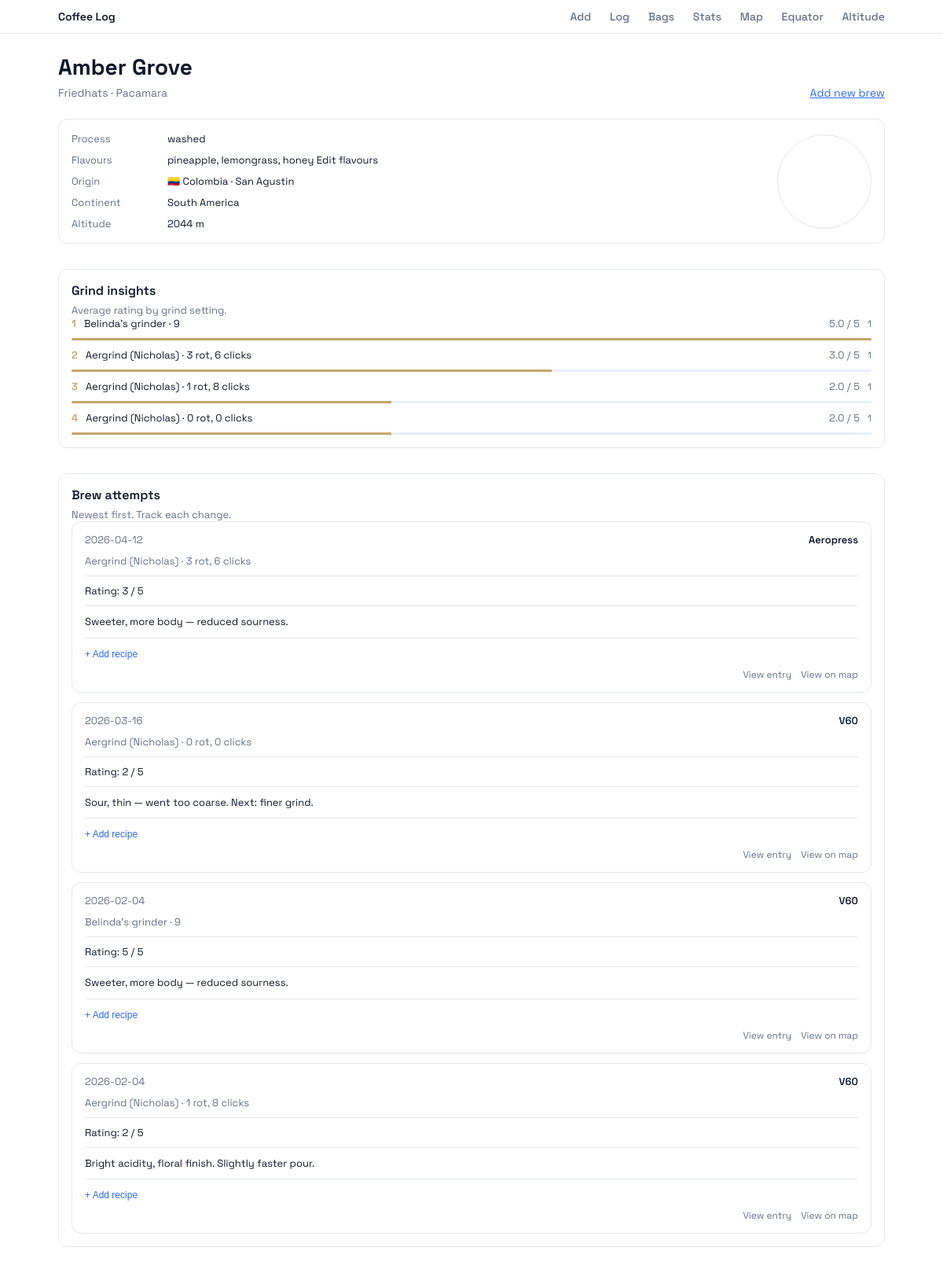
The page /bags/2 on the database its author committed.
### tables this page shows
CREATE TABLE bags (
    id INTEGER PRIMARY KEY AUTOINCREMENT,
    coffee_name TEXT NOT NULL,
    brand TEXT NOT NULL,
    varietal TEXT,
    flavours TEXT,
    country TEXT,
    location TEXT,
    process TEXT,
    latitude REAL,
    longitude REAL,
    altitude_m INTEGER,
    continent TEXT,
    photo_path TEXT,
    created_at TEXT NOT NULL
);

CREATE TABLE brews (
    id INTEGER PRIMARY KEY AUTOINCREMENT,
    bag_id INTEGER NOT NULL,
    date TEXT NOT NULL,
    rating INTEGER NOT NULL CHECK (rating BETWEEN 1 AND 5),
    brew_style TEXT NOT NULL,
    grinder TEXT NOT NULL,
    grind_setting TEXT NOT NULL,
    notes TEXT,
    dose_g REAL,
    water_ml INTEGER,
    temp_c REAL,
    total_brew_s INTEGER,
    pour_time_s INTEGER,
    bloom_water_ml INTEGER,
    bloom_time_s INTEGER,
    agitation TEXT,
    recipe_notes TEXT,
    created_at TEXT NOT NULL,
    FOREIGN KEY (bag_id) REFERENCES bags(id) ON DELETE CASCADE
);

### app.py (the view)
@app.route("/bags/<int:bag_id>")
def bag_detail(bag_id: int) -> Any:
    init_db()
    bag = fetch_bag_detail(bag_id)
    if not bag:
        flash("Bag not found.", "error")
        return redirect(url_for("bags_view"))
    brews = fetch_brews_for_bag(bag_id)
    grind_insights = fetch_grind_insights(bag_id)
    latest_brew_id = brews[0]["id"] if brews else None
    return render_template(
        "bag_detail.html",
        bag=bag,
        brews=brews,
        grind_insights=grind_insights,
        latest_brew_id=latest_brew_id,
    )

### app.py (called while the page is built)
def emoji_flag(country_code: str) -> str:
    return "".join(chr(127397 + ord(char)) for char in country_code.upper())

def flag_for_country(country: str | None) -> str | None:
    if not country:
        return None
    code = COUNTRY_CODES.get(country)
    if not code:
        return None
    return emoji_flag(code)

@app.context_processor
def inject_country_flags() -> dict[str, Any]:
    return {
        "country_flags": {
            country: flag_for_country(country) for country in COUNTRY_CODES.keys()
        }
    }

@app.template_filter("flag_country")
def flag_country(country: str) -> str:
    flag = flag_for_country(country)
    if not flag:
        return country
    return f"{flag} {country}"

@app.template_filter("format_latlon")
def format_latlon(value: float | None) -> str:
    if value is None:
        return ""
    return f"{value:.5f}"

@app.template_filter("format_grind")
def format_grind_setting(value: str, grinder: str | None = None) -> str:
    if not value:
        return ""
    if grinder == "Aergrind (Nicholas)":
        parts = value.replace("|", "-").split("-")
        if len(parts) == 2 and parts[0].isdigit() and parts[1].isdigit():
            rotation = int(parts[0])
            clicks = int(parts[1])
            return f"{rotation} rot, {clicks} clicks"
    return value

@app.template_filter("has_recipe")
def has_recipe(brew: sqlite3.Row | dict[str, Any]) -> bool:
    fields = [
        "dose_g",
        "water_ml",
        "temp_c",
        "total_brew_s",
        "pour_time_s",
        "bloom_water_ml",
        "bloom_time_s",
        "agitation",
        "recipe_notes",
    ]
    for field in fields:
        if isinstance(brew, sqlite3.Row):
            try:
                value = brew[field]
            except (IndexError, KeyError):
                continue
        else:
            value = brew.get(field)
        if value not in (None, ""):
            return True
    return False

def get_db() -> sqlite3.Connection:
    conn = sqlite3.connect(DATABASE)
    conn.row_factory = sqlite3.Row
    return conn

def init_db() -> None:
    conn = get_db()
    conn.executescript(SCHEMA_SQL)
    migrate_bags_schema(conn)
    migrate_brews_schema(conn)
    conn.commit()
    conn.close()

def fetch_bag_detail(bag_id: int) -> sqlite3.Row | None:
    conn = get_db()
    row = conn.execute(
        "SELECT * FROM bags WHERE id = ?",
        (bag_id,),
    ).fetchone()
    conn.close()
    return row

### templates/bag_detail.html (shortened to what this page needs)
{% extends "base.html" %}
{% block content %}
<section class="page-header">
  <div>
    <h1>{{ bag.coffee_name }}</h1>
    <p>{{ bag.brand }}{% if bag.varietal %} · {{ bag.varietal }}{% endif %}</p>
  </div>
  <a class="primary" href="{{ url_for('add_coffee') }}?bag_id={{ bag.id }}">Add new brew</a>
</section>
<section class="card bag-summary">
  <div class="bag-summary-info">
    <div class="detail-row">
      <span class="detail-label">Process</span>
      <span class="detail-value">{{ bag.process or "—" }}</span>
    </div>
    <div class="detail-row">
      <span class="detail-label">Flavours</span>
      <span class="detail-value">
        {% if bag.flavours %}
          {{ bag.flavours }}
        {% endif %}
        <a class="value-link" href="#" id="add-flavours-link">
          {% if bag.flavours %}Edit flavours{% else %}Add flavours{% endif %}
        </a>
      </span>
    </div>
    <div class="detail-row">
      <span class="detail-label">Origin</span>
      <span class="detail-value">
        {% if bag.country %}{{ bag.country|flag_country }}{% endif %}
        {% if bag.location %} · {{ bag.location }}{% endif %}
      </span>
    </div>
    <div class="detail-row">
      <span class="detail-label">Continent</span>
      <span class="detail-value">{{ bag.continent or "Unknown" }}</span>
    </div>
    <div class="detail-row">
      <span class="detail-label">Altitude</span>
      <span class="detail-value">
        {% if bag.altitude_m %}{{ bag.altitude_m }} m{% else %}—{% endif %}
      </span>
    </div>
  </div>
  {% if bag.latitude and bag.longitude %}
    <div
      class="origin-map"
      role="button"
      tabindex="0"
      aria-label="View coffee on map"
      data-lat="{{ bag.latitude|format_latlon }}"
      data-lon="{{ bag.longitude|format_latlon }}"
      data-id="{{ latest_brew_id }}"
      data-rating="{{ brews[0].rating if brews else 3 }}"
    ></div>
  {% endif %}
</section>
{% if grind_insights %}
  <section class="card grind-insights">
    <div class="section-header">
      <h3>Grind insights</h3>
      <p>Average rating by grind setting.</p>
    </div>
    <div class="ranked-list">
      {% for item in grind_insights %}
        <div class="ranked-row">
          <span class="ranked-rank">{{ loop.index }}</span>
          <span class="ranked-name">
            {{ item.grinder }} · {{ item.grind_setting|format_grind(item.grinder) }}
          </span>
          <span class="ranked-meta">{{ "%.1f"|format(item.avg_rating) }} / 5</span>
          <span class="ranked-count">{{ item.n }}</span>
          <span class="ranked-bar">
            <span style="width: {{ (item.avg_rating / 5 * 100) | round(0) }}%"></span>
          </span>
        </div>
      {% endfor %}
    </div>
  </section>
{% endif %}
<section class="card brew-list">
  <div class="section-header">
    <h3>Brew attempts</h3>
    <p>Newest first. Track each change.</p>
  </div>
  <div class="stats-detail-list">
    {% for brew in brews %}
      <article class="brew-entry">
        <header class="brew-entry-header">
          <span class="brew-entry-date">{{ brew.date }}</span>
          <span class="brew-entry-style">{{ brew.brew_style }}</span>
        </header>
        <div class="brew-entry-block brew-entry-grind">
          {{ brew.grinder }} · {{ brew.grind_setting|format_grind(brew.grinder) }}
        </div>
        <div class="brew-entry-block brew-entry-rating">Rating: {{ brew.rating }} / 5</div>
        {% if brew.notes %}
          <div class="brew-entry-block brew-entry-notes notes-block">
            <p class="notes-text">{{ brew.notes }}</p>
          </div>
        {% endif %}
        <div class="brew-entry-block brew-entry-recipe">
          {% if brew|has_recipe %}
            <div class="recipe-summary-line">Recipe: {{ brew|recipe_summary }}</div>
            <details class="recipe-details">
              <summary>Details</summary>
              <div class="recipe-details-body">
                {% if brew.bloom_time_s or brew.bloom_water_ml %}
                  <p>Bloom: {{ brew.bloom_water_ml or "—" }} ml · {{ brew.bloom_time_s|format_duration }}</p>
                {% endif %}
                {% if brew.pour_time_s %}
                  <p>Pour time: {{ brew.pour_time_s|format_duration }}</p>
                {% endif %}
                {% if brew.agitation %}
                  <p>Agitation: {{ brew.agitation }}</p>
                {% endif %}
                {% if brew.recipe_notes %}
                  <p>{{ brew.recipe_notes }}</p>
                {% endif %}
              </div>
            </details>
          {% else %}
            <button type="button" class="recipe-cta" data-target="recipe-editor-{{ brew.id }}">+ Add recipe</button>
          {% endif %}
        </div>
        <footer class="brew-entry-footer">
          <a class="text-link" href="{{ url_for('log') }}?entry_id={{ brew.id }}">View entry</a>
          <a class="text-link" href="{{ url_for('map_view') }}?entry_id={{ brew.id }}">View on map</a>
        </footer>
      </article>
    {% else %}
      <p class="empty">No brews yet for this bag.</p>
    {% endfor %}
  </div>
</section>
{% endblock %}

### templates/base.html (shortened to what this page needs)
<!doctype html>
<html lang="en">
  <head>
    <link rel="stylesheet" href="https://unpkg.com/leaflet@1.9.4/dist/leaflet.css" />
    <link rel="stylesheet" href="{{ url_for('static', filename='styles.css') }}" />
  </head>
  <body>
    <header class="top-nav">
      <div class="nav-inner">
        <a class="brand" href="{{ url_for('add_coffee') }}">Coffee Log</a>
        <nav>
          <a href="{{ url_for('add_coffee') }}">Add</a>
          <a href="{{ url_for('log') }}">Log</a>
          <a href="{{ url_for('bags_view') }}">Bags</a>
          <a href="{{ url_for('stats_view') }}">Stats</a>
          <a href="{{ url_for('map_view') }}">Map</a>
          <a href="{{ url_for('equator_view') }}">Equator</a>
          <a href="{{ url_for('altitude_view') }}">Altitude</a>
        </nav>
      </div>
    </header>
    <main class="page">
      {% block content %}{% endblock %}
    </main>
  </body>
</html>

### static/styles.css (style rules this page uses)
:root { color-scheme: light; --bg: #ffffff; --text: #101828; --muted: #667085; --border: #e4e7ec; --accent: #2f6af6; --accent-2: #c5a46b; --accent-soft: #e8f0ff; --space-md: 16px; --space-lg: 20px; --space-xl: 32px; }
* { box-sizing: border-box; }
body { margin: 0; font-family: "Space Grotesk", "Helvetica Neue", Arial, sans-serif; color: var(--text); background: var(--bg); font-size: 14px; }
.top-nav { border-bottom: 1px solid var(--border); background: #fff; position: sticky; top: 0; z-index: 5000; }
.nav-inner { max-width: 1100px; margin: 0 auto; padding: 12px 24px; display: flex; align-items: center; justify-content: space-between; }
.brand { font-weight: 600; text-decoration: none; color: var(--text); }
nav a { margin-left: 20px; text-decoration: none; color: var(--muted); font-weight: 500; }
.page { max-width: 1100px; margin: 0 auto; padding: 24px 24px 48px; }
.page-header { display: flex; align-items: flex-end; justify-content: space-between; margin-bottom: 24px; }
.page-header h1 { margin: 0 0 6px; font-size: 28px; }
.page-header p { margin: 0; color: var(--muted); }
.card { background: #fff; border: 1px solid var(--border); border-radius: 12px; padding: 16px; }
.section-header h3, .section-header h4 { margin: 0 0 6px; font-size: 16px; font-weight: 600; }
.section-header p { margin: 0; font-size: 13px; color: var(--muted); }
.recipe-cta { border: none; background: transparent; padding: 0; font-size: 12px; color: var(--accent); cursor: pointer; text-align: left; }
button, .secondary { border-radius: 999px; padding: 6px 12px; border: 1px solid var(--border); font-weight: 500; cursor: pointer; text-decoration: none; text-align: center; display: inline-flex; align-items: center; justify-content: center; font-size: 13px; background: transparent; }
button.primary, .primary { color: var(--accent); border-color: color-mix(in srgb, var(--accent) 40%, var(--border)); }
.detail-row { display: flex; gap: 12px; font-size: 13px; align-items: baseline; }
.detail-label { min-width: 110px; color: var(--muted); }
.detail-value { color: var(--text); }
.value-link { color: var(--text); text-decoration: none; border-bottom: 1px solid transparent; }
.origin-map { width: 120px; height: 120px; border: 1px solid var(--border); border-radius: 50%; overflow: hidden; cursor: pointer; }
.ranked-list { display: flex; flex-direction: column; gap: 10px; }
.ranked-row { display: grid; grid-template-columns: auto 1fr auto auto; align-items: center; gap: 10px; font-size: 13px; }
.ranked-rank { font-weight: 600; color: var(--accent-2); }
.ranked-name { color: var(--text); text-decoration: none; }
.ranked-meta { color: var(--muted); font-variant-numeric: tabular-nums; }
.ranked-count { color: var(--muted); font-size: 12px; text-align: right; }
.ranked-bar { grid-column: 1 / -1; height: 3px; background: var(--accent-soft); border-radius: 999px; overflow: hidden; }
.ranked-bar span { display: block; height: 100%; background: var(--accent-2); }
.stats-detail-list { display: flex; flex-direction: column; gap: 12px; }
.bag-summary { display: flex; justify-content: space-between; gap: 20px; align-items: center; margin-bottom: var(--space-lg); }
.bag-summary-info { display: grid; gap: 10px; }
.grind-insights { margin: var(--space-xl) 0; }
.brew-list { margin-top: var(--space-xl); }
.brew-entry { border: 1px solid var(--border); border-radius: 12px; padding: 14px 16px; display: grid; gap: 10px; background: #fff; }
.brew-entry-header { display: flex; justify-content: space-between; align-items: baseline; gap: 12px; font-size: 13px; }
.brew-entry-date { color: var(--muted); }
.brew-entry-style { font-weight: 600; color: var(--text); }
.brew-entry-block + .brew-entry-block { border-top: 1px solid var(--border); padding-top: 10px; }
.brew-entry-grind { font-size: 13px; color: var(--muted); }
.brew-entry-rating { font-size: 13px; color: var(--text); }
.brew-entry-notes { display: grid; gap: 6px; }
.notes-text { margin: 0; font-size: 13px; color: var(--text); line-height: 1.5; display: -webkit-box; -webkit-line-clamp: 2; -webkit-box-orient: vertical; overflow: hidden; }
.brew-entry-footer { display: flex; justify-content: flex-end; gap: 12px; font-size: 12px; }
.text-link { color: var(--muted); text-decoration: none; }

### rows shown on the page
bags: coffee_name "Amber Grove", brand "Friedhats", varietal "Pacamara", process "washed", flavours "pineapple, lemongrass, honey", country|flag_country "🇨🇴 Colombia", location "San Agustin", continent "South America", altitude_m "2044"
brews: grinder "Belinda’s grinder", grind_setting "9", avg_rating "5.0", n "1", {{ (item.avg_rating / 5 * 100) | round(0) }} 100.0 (drawn), date "2026-02-04", brew_style "V60", rating "5", notes "Sweeter, more body — reduced sourness."
brews: date "2026-04-12", brew_style "Aeropress", grinder "Aergrind (Nicholas)", grind_setting "3 rot, 6 clicks", rating "3", notes "Sweeter, more body — reduced sourness."
brews: date "2026-03-16", brew_style "V60", grinder "Aergrind (Nicholas)", grind_setting "0 rot, 0 clicks", rating "2", notes "Sour, thin — went too coarse. Next: finer grind."
brews: date "2026-02-04", brew_style "V60", grinder "Aergrind (Nicholas)", grind_setting "1 rot, 8 clicks", rating "2", notes "Bright acidity, floral finish. Slightly faster pour."

### other values the page prints
{{ item.grinder }} "Aergrind (Nicholas)" "Aergrind (Nicholas)" "Aergrind (Nicholas)"
{{ item.grind_setting|format_grind(item.grinder) }} "3 rot, 6 clicks" "1 rot, 8 clicks" "0 rot, 0 clicks"
{{ "%.1f"|format(item.avg_rating) }} "3.0" "2.0" "2.0"
{{ item.n }} "1" "1" "1"
